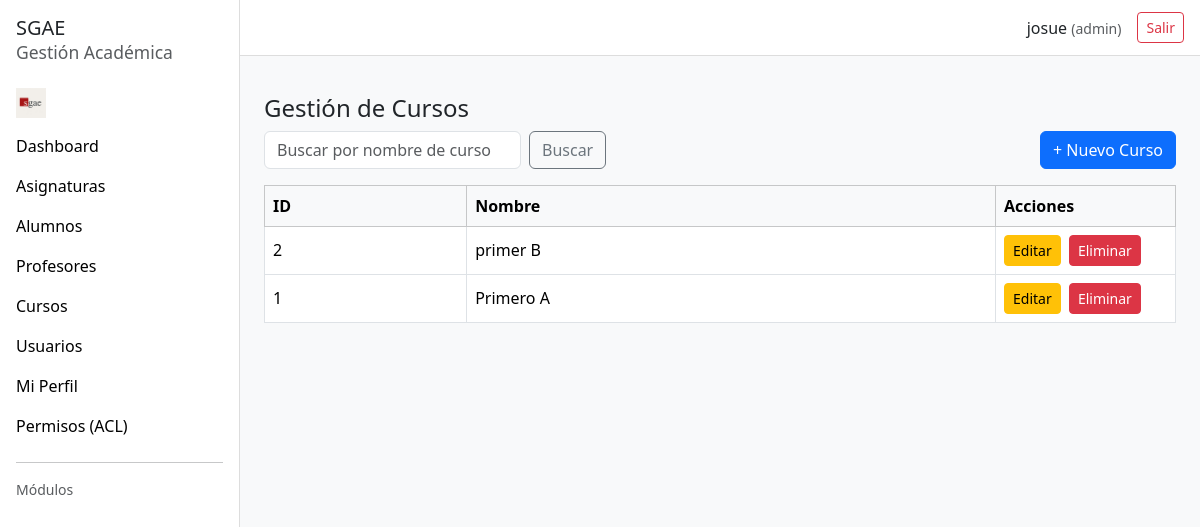
/public/cursos.php (signed in), run on an earlier commit of the app's database.
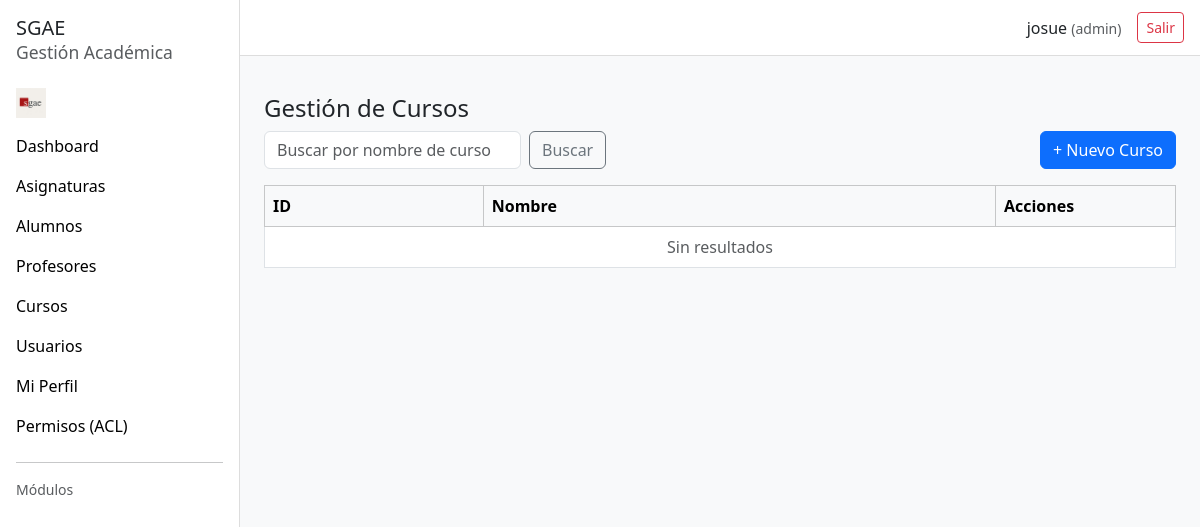
And on a later commit of the database.
### tables this page shows
CREATE TABLE cursos (
    id_curso INT AUTO_INCREMENT PRIMARY KEY,
    nombre VARCHAR(100) NOT NULL UNIQUE
);

### includes/auth.php (called while the page is built, shortened)
<?php
function current_user(): ?array {
  return $_SESSION['usuario'] ?? null;
}
function user_role(): string {
  return strtolower((string)($_SESSION['usuario']['rol'] ?? ''));
}

### includes/acl.php (called while the page is built, shortened)
<?php
if (!function_exists('acl_can')) {
    function acl_can(PDO $pdo, string $rol, string $recurso, string $accion): bool {
        $rol = strtolower(trim($rol));
        if ($rol === 'admin') return true;
        $recurso = strtolower(trim($recurso));
        $accion  = strtolower(trim($accion));
        $st = $pdo->prepare("SELECT id_permiso FROM permisos WHERE recurso=:r AND accion=:a");
        $st->execute([':r'=>$recurso, ':a'=>$accion]);
        $pid = (int)($st->fetchColumn() ?: 0);
        $st2 = $pdo->prepare("SELECT 1 FROM rol_permiso WHERE rol=:rol AND id_permiso=:pid LIMIT 1");
        $st2->execute([':rol'=>$rol, ':pid'=>$pid]);
        return (bool)$st2->fetchColumn();
    }
}

### includes/alumnos_model.php (called while the page is built, shortened)
<?php
function cursos_obtenerTodos(PDO $pdo): array {
    $sql = "SELECT id_curso, nombre FROM cursos ORDER BY nombre";
    return $pdo->query($sql)->fetchAll(PDO::FETCH_ASSOC);
}

### public/cursos.php (the view, shortened to what this page needs)
<?php
require __DIR__ . '/_layout_top.php';
require __DIR__ . '/../includes/alumnos_model.php';
$cursos = cursos_obtenerTodos($pdo);
?>
<h4>Gestión de Cursos</h4>
<div class="d-flex justify-content-between align-items-center mb-3">
  <form class="d-flex" role="search" method="get" action="">
    <input class="form-control me-2" type="search" name="q"
           placeholder="Buscar por nombre de curso"
           value="<?= htmlspecialchars($_GET['q'] ?? '') ?>">
    <button class="btn btn-outline-secondary">Buscar</button>
  </form>
  <button class="btn btn-primary" data-bs-toggle="modal" data-bs-target="#modalCrearCurso">
    + Nuevo Curso
  </button>
</div>
<div class="table-responsive">
  <table class="table table-bordered table-hover align-middle">
    <thead class="table-light">
      <tr>
        <th>ID</th>
        <th>Nombre</th>
        <th style="width:180px;">Acciones</th>
      </tr>
    </thead>
    <tbody>
      <?php if (!$cursos): ?>
        <tr><td colspan="3" class="text-center text-muted">Sin resultados</td></tr>
      <?php else: foreach ($cursos as $row): ?>
        <tr>
          <td><?= (int)$row['id_curso'] ?></td>
          <td><?= htmlspecialchars($row['nombre']) ?></td>
          <td>
            <button class="btn btn-sm btn-warning me-1"
                    data-bs-toggle="modal" data-bs-target="#modalEditarCurso"
                    data-id="<?= (int)$row['id_curso'] ?>"
                    data-nombre="<?= htmlspecialchars($row['nombre']) ?>">Editar</button>
            <a href="?eliminar=<?= (int)$row['id_curso'] ?>"
               class="btn btn-sm btn-danger"
               onclick="return confirm('¿Eliminar este curso?');">Eliminar</a>
          </td>
        </tr>
      <?php endforeach; endif; ?>
    </tbody>
  </table>
</div>
<?php require __DIR__ . '/_layout_bottom.php'; ?>

### public/_layout_top.php (shortened to what this page needs)
<?php
require_once __DIR__ . '/../includes/bootstrap.php';
require_once __DIR__ . '/../includes/acl.php';
$u           = current_user() ?? ['nombre' => 'Usuario', 'rol' => ''];
$nombreUser  = htmlspecialchars($u['nombre'] ?? 'Usuario');
$rolUsuario  = user_role();
$canDashboard    = true;
$canAsignaturas  = ($rolUsuario !== '') && acl_can($pdo, $rolUsuario, 'asignaturas', 'view');
$canAlumnos      = ($rolUsuario !== '') && acl_can($pdo, $rolUsuario, 'alumnos',     'view');
$canProfesores   = ($rolUsuario !== '') && acl_can($pdo, $rolUsuario, 'profesores',  'view');
$canCursos       = ($rolUsuario !== '') && acl_can($pdo, $rolUsuario, 'cursos',      'view');
$canUsuarios     = ($rolUsuario !== '') && acl_can($pdo, $rolUsuario, 'usuarios',    'view');
$canPerfil       = true;
$canPermisos     = ($rolUsuario !== '') && acl_can($pdo, $rolUsuario, 'permisos',    'manage');
$BASE = rtrim(dirname($_SERVER['SCRIPT_NAME']), '/');
?>
<!doctype html>
<html lang="es">
<head>
  <link href="https://cdn.jsdelivr.net/npm/bootstrap@5.3.3/dist/css/bootstrap.min.css" rel="stylesheet">
</head>
<body>
<div class="sidebar">
  <h5 class="mb-3">SGAE<br><small class="text-muted">Gestión Académica</small></h5>
  <a class="navbar-brand" href="#">
    <img src="asset/img/logo.jpg" alt="Logo de la empresa" width="30" height="30" class="d-inline-block align-top">
  </a>
  <?php if ($canDashboard): ?><a href="<?= $BASE ?>/dashboard.php">Dashboard</a><?php endif; ?>
  <?php if ($canAsignaturas): ?><a href="<?= $BASE ?>/asignaturas.php">Asignaturas</a><?php endif; ?>
  <?php if ($canAlumnos):     ?><a href="<?= $BASE ?>/alumnos.php">Alumnos</a><?php endif; ?>
  <?php if ($canProfesores):  ?><a href="<?= $BASE ?>/profesores.php">Profesores</a><?php endif; ?>
  <?php if ($canCursos):      ?><a href="<?= $BASE ?>/cursos.php">Cursos</a><?php endif; ?>
  <?php if ($canUsuarios):    ?><a href="<?= $BASE ?>/usuarios.php">Usuarios</a><?php endif; ?>
  <?php if ($canPerfil):      ?><a href="<?= $BASE ?>/configuracion.php">Mi Perfil</a><?php endif; ?>
  <?php if ($canPermisos):    ?><a href="<?= $BASE ?>/permisos.php">Permisos (ACL)</a><?php endif; ?>
  <hr>
  <div class="text-muted small mb-2">Módulos</div>
</div>
<div class="topbar">
  <span class="me-3">
    <?= $nombreUser ?>
    <?php if ($rolUsuario !== ''): ?>
      <span class="text-muted small">(<?= htmlspecialchars($rolUsuario) ?>)</span>
    <?php endif; ?>
  </span>
  <a href="<?= $BASE ?>/logout.php" class="btn btn-sm btn-outline-danger">Salir</a>
</div>
<div class="content">
  <div class="content-body">

### public/_layout_bottom.php (shortened to what this page needs)
  </div>
</div>
</body>
</html>

### public/_layout_top.php (style rules this page uses)
body { background-color:#f8f9fa; }
.sidebar { width:240px; min-height:100vh; background:#fff; border-right:1px solid #ddd; position:fixed; top:0; left:0; padding:1rem; }
.content { margin-left:240px; padding:1.5rem; }
.sidebar a { display:block; padding:.5rem 0; color:#000; text-decoration:none; }
.topbar { position:fixed; left:240px; right:0; top:0; height:56px; background:#fff; border-bottom:1px solid #ddd; display:flex; justify-content:flex-end; align-items:center; padding:0 1rem; z-index:1000; }
.content-body { margin-top:70px; }

What changed in the data, as far as the page shows it:
removed cursos: id_curso "2", nombre "primer B"
removed cursos: id_curso "1", nombre "Primero A"
Also different on the page:
text now shown: "Sin resultados"
